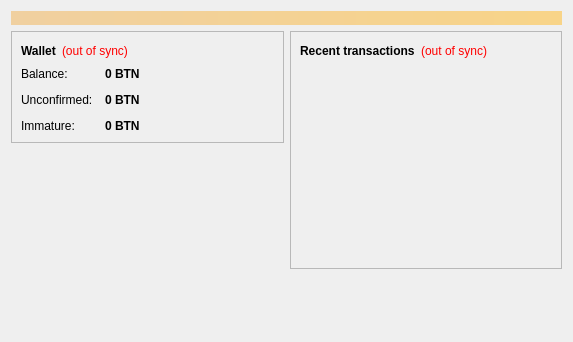
<?xml version="1.0" encoding="UTF-8"?>
<ui version="4.0">
 <class>OverviewPage</class>
 <widget class="QWidget" name="OverviewPage">
  <property name="geometry">
   <rect>
    <x>0</x>
    <y>0</y>
    <width>573</width>
    <height>342</height>
   </rect>
  </property>
  <property name="windowTitle">
   <string>Form</string>
  </property>
  <layout class="QVBoxLayout" name="topLayout">
   <item>
    <widget class="QLabel" name="labelAlerts">
     <property name="visible">
      <bool>false</bool>
     </property>
     <property name="styleSheet">
      <string notr="true">background-color: qlineargradient(x1: 0, y1: 0, x2: 1, y2: 0, stop:0 #F0D0A0, stop:1 #F8D488); color:#000000;</string>
     </property>
     <property name="wordWrap">
      <bool>true</bool>
     </property>
     <property name="margin">
      <number>3</number>
     </property>
    </widget>
   </item>
   <item>
    <layout class="QHBoxLayout" name="horizontalLayout" stretch="1,1">
     <item>
      <layout class="QVBoxLayout" name="verticalLayout_2">
       <item>
        <widget class="QFrame" name="frame">
         <property name="frameShape">
          <enum>QFrame::StyledPanel</enum>
         </property>
         <property name="frameShadow">
          <enum>QFrame::Raised</enum>
         </property>
         <layout class="QVBoxLayout" name="verticalLayout_4">
          <item>
           <layout class="QHBoxLayout" name="horizontalLayout_4">
            <item>
             <widget class="QLabel" name="label_5">
              <property name="font">
               <font>
                <weight>75</weight>
                <bold>true</bold>
               </font>
              </property>
              <property name="text">
               <string>Wallet</string>
              </property>
             </widget>
            </item>
            <item>
             <widget class="QLabel" name="labelWalletStatus">
              <property name="toolTip">
               <string>The displayed information may be out of date. Your wallet automatically synchronizes with the bitnitron network after a connection is established, but this process has not completed yet.</string>
              </property>
              <property name="styleSheet">
               <string notr="true">QLabel { color: red; }</string>
              </property>
              <property name="text">
               <string notr="true">(out of sync)</string>
              </property>
              <property name="alignment">
               <set>Qt::AlignLeading|Qt::AlignLeft|Qt::AlignVCenter</set>
              </property>
             </widget>
            </item>
            <item>
             <spacer name="horizontalSpacer_2">
              <property name="orientation">
               <enum>Qt::Horizontal</enum>
              </property>
              <property name="sizeHint" stdset="0">
               <size>
                <width>40</width>
                <height>20</height>
               </size>
              </property>
             </spacer>
            </item>
           </layout>
          </item>
          <item>
           <layout class="QFormLayout" name="formLayout_2">
            <property name="fieldGrowthPolicy">
             <enum>QFormLayout::AllNonFixedFieldsGrow</enum>
            </property>
            <property name="horizontalSpacing">
             <number>12</number>
            </property>
            <property name="verticalSpacing">
             <number>12</number>
            </property>
            <item row="0" column="0">
             <widget class="QLabel" name="label">
              <property name="text">
               <string>Balance:</string>
              </property>
             </widget>
            </item>
            <item row="0" column="1">
             <widget class="QLabel" name="labelBalance">
              <property name="font">
               <font>
                <weight>75</weight>
                <bold>true</bold>
               </font>
              </property>
              <property name="cursor">
               <cursorShape>IBeamCursor</cursorShape>
              </property>
              <property name="toolTip">
               <string>Your current balance</string>
              </property>
              <property name="text">
               <string notr="true">0 BTN</string>
              </property>
              <property name="textInteractionFlags">
               <set>Qt::LinksAccessibleByMouse|Qt::TextSelectableByKeyboard|Qt::TextSelectableByMouse</set>
              </property>
             </widget>
            </item>
            <item row="1" column="0">
             <widget class="QLabel" name="label_3">
              <property name="text">
               <string>Unconfirmed:</string>
              </property>
             </widget>
            </item>
            <item row="1" column="1">
             <widget class="QLabel" name="labelUnconfirmed">
              <property name="font">
               <font>
                <weight>75</weight>
                <bold>true</bold>
               </font>
              </property>
              <property name="cursor">
               <cursorShape>IBeamCursor</cursorShape>
              </property>
              <property name="toolTip">
               <string>Total of transactions that have yet to be confirmed, and do not yet count toward the current balance</string>
              </property>
              <property name="text">
               <string notr="true">0 BTN</string>
              </property>
              <property name="textInteractionFlags">
               <set>Qt::LinksAccessibleByMouse|Qt::TextSelectableByKeyboard|Qt::TextSelectableByMouse</set>
              </property>
             </widget>
            </item>
            <item row="2" column="0">
             <widget class="QLabel" name="labelImmatureText">
              <property name="text">
               <string>Immature:</string>
              </property>
             </widget>
            </item>
            <item row="2" column="1">
             <widget class="QLabel" name="labelImmature">
              <property name="font">
               <font>
                <weight>75</weight>
                <bold>true</bold>
               </font>
              </property>
              <property name="toolTip">
               <string>Mined balance that has not yet matured</string>
              </property>
              <property name="text">
               <string notr="true">0 BTN</string>
              </property>
              <property name="textInteractionFlags">
               <set>Qt::LinksAccessibleByMouse|Qt::TextSelectableByKeyboard|Qt::TextSelectableByMouse</set>
              </property>
             </widget>
            </item>
           </layout>
          </item>
         </layout>
        </widget>
       </item>
       <item>
        <spacer name="verticalSpacer">
         <property name="orientation">
          <enum>Qt::Vertical</enum>
         </property>
         <property name="sizeHint" stdset="0">
          <size>
           <width>20</width>
           <height>40</height>
          </size>
         </property>
        </spacer>
       </item>
      </layout>
     </item>
     <item>
      <layout class="QVBoxLayout" name="verticalLayout_3">
       <item>
        <widget class="QFrame" name="frame_2">
         <property name="frameShape">
          <enum>QFrame::StyledPanel</enum>
         </property>
         <property name="frameShadow">
          <enum>QFrame::Raised</enum>
         </property>
         <layout class="QVBoxLayout" name="verticalLayout">
          <item>
           <layout class="QHBoxLayout" name="horizontalLayout_2">
            <item>
             <widget class="QLabel" name="label_4">
              <property name="text">
               <string>&lt;b&gt;Recent transactions&lt;/b&gt;</string>
              </property>
             </widget>
            </item>
            <item>
             <widget class="QLabel" name="labelTransactionsStatus">
              <property name="toolTip">
               <string>The displayed information may be out of date. Your wallet automatically synchronizes with the bitnitron network after a connection is established, but this process has not completed yet.</string>
              </property>
              <property name="styleSheet">
               <string notr="true">QLabel { color: red; }</string>
              </property>
              <property name="text">
               <string notr="true">(out of sync)</string>
              </property>
              <property name="alignment">
               <set>Qt::AlignRight|Qt::AlignTrailing|Qt::AlignVCenter</set>
              </property>
             </widget>
            </item>
            <item>
             <spacer name="horizontalSpacer">
              <property name="orientation">
               <enum>Qt::Horizontal</enum>
              </property>
              <property name="sizeHint" stdset="0">
               <size>
                <width>40</width>
                <height>20</height>
               </size>
              </property>
             </spacer>
            </item>
           </layout>
          </item>
          <item>
           <widget class="QListView" name="listTransactions">
            <property name="styleSheet">
             <string notr="true">QListView { background: transparent; }</string>
            </property>
            <property name="frameShape">
             <enum>QFrame::NoFrame</enum>
            </property>
            <property name="verticalScrollBarPolicy">
             <enum>Qt::ScrollBarAlwaysOff</enum>
            </property>
            <property name="horizontalScrollBarPolicy">
             <enum>Qt::ScrollBarAlwaysOff</enum>
            </property>
            <property name="selectionMode">
             <enum>QAbstractItemView::NoSelection</enum>
            </property>
           </widget>
          </item>
         </layout>
        </widget>
       </item>
       <item>
        <spacer name="verticalSpacer_2">
         <property name="orientation">
          <enum>Qt::Vertical</enum>
         </property>
         <property name="sizeHint" stdset="0">
          <size>
           <width>20</width>
           <height>40</height>
          </size>
         </property>
        </spacer>
       </item>
      </layout>
     </item>
    </layout>
   </item>
  </layout>
 </widget>
 <resources/>
 <connections/>
</ui>
